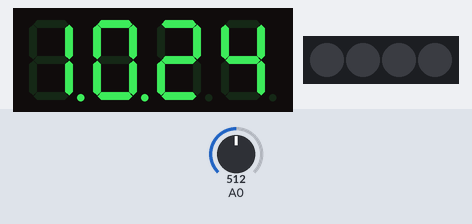
Bench run of a sketch on a simulated Arduino Uno, built with avr-gcc and run on an emulated ATmega328P. Parts: 4-digit seven-segment display, 4 RGB LEDs in strip order, left to right. Wiring (inferred from the names in the program): DS1307 clock at I2C address 0x68. The test bench sets the inputs (shaded band); at power-on: A0 = 512. The strip is taken to match the declared colour order; the local clock reads 2024-03-15 10:24:30 at power-on unless the sketch sets it.

Above: at 0.1 s.
At 90.1 s:
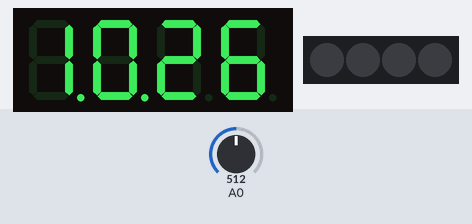

The sketch:

Gallery-Artifact-Code.ino
```cpp
//All code for clock & display comes from:
//http://blog.arduinosensors.nl/2016/11/05/arduino-real-time-clock-7-segment-display/
//All code for neopixel and potentiometer integration written by Amanda Sill

#include <Wire.h>
#include <SevSeg.h> //https://github.com/sparkfun/SevSeg/tree/master/src
#include <Adafruit_NeoPixel.h>

#define NUM_LEDS 4
#define PIN 1

#define DS1307_ADDRESS 0x68

//Create an instance
SevSeg display7seg;

Adafruit_NeoPixel strip = Adafruit_NeoPixel(NUM_LEDS, PIN, NEO_RGB + NEO_KHZ800);

uint16_t pval;

int valor = 0;

byte zero = 0x00;
unsigned long timer;
void setup() {
  Wire.begin();
  //Comment this line after you have set the date @ void TimeSelection() below
//   TimeSelection(); //Uncomment this line when your setting the time. Set time @ (line 66)

  //Change to COMMON_ANODE if you have a Common anode display.
  int displayType = COMMON_CATHODE;

  int digit1 = 10;
  int digit2 = 11;
  int digit3 = 12;
  int digit4 = 13;

  int segA = 2;
  int segB = 3;
  int segC = 4;
  int segD = 5;
  int segE = 6;
  int segF = 7;
  int segG = 8;
  int segDP= 9;

  int numberOfDigits = 4;

  //Initialize display
  display7seg.Begin(displayType, numberOfDigits, digit1, digit2, digit3, digit4, segA, segB, segC, segD, segE, segF, segG, segDP);

  //Set brightness
  display7seg.SetBrightness(100);
  timer = millis();

  strip.begin();
}

void loop() {
  char tempString[10]; //Used for sprintf
  Wire.beginTransmission(DS1307_ADDRESS);
  Wire.write(zero);
  Wire.endTransmission();
  Wire.requestFrom(DS1307_ADDRESS, 7);
  int seconds = ConvertToDecimal(Wire.read());
  int minutes = ConvertToDecimal(Wire.read());
  int hours = ConvertToDecimal(Wire.read() & 0b111111);
  sprintf(tempString, "%02d%02d", hours, minutes);
  display7seg.DisplayString(tempString, 3);
  pval = analogRead(A0);
  pval = map(pval, 0, 1023, 0, 255);

  switch(minutes) {
    case 00:
    turnOn(strip.Color(150,255,0), pval);
    break;
    default:
    turnOff(strip.Color(150,255,0));
    break;
  }
}

void TimeSelection() {
  //Select date and time here below!!(line 69,70,71)
  //after setting time also comment time TimeSelection() @ void setup

  byte seconds = 10; //Valores de 0 a 59
  byte minutes = 30; //Valores de 0 a 59
  byte hours = 16; //Valores de 0 a 23
  Wire.beginTransmission(DS1307_ADDRESS);
  Wire.write(zero); //Stop no CI para que o mesmo possa receber os dados

  //As linhas abaixo escrevem no CI os valores de
  //data e hora que foram colocados nas variaveis acima
  Wire.write(ConvertToPCD(seconds));
  Wire.write(ConvertToPCD(minutes));
  Wire.write(ConvertToPCD(hours));
  Wire.write(zero);
  Wire.endTransmission();
}

void turnOn(uint32_t c, uint16_t v) {
  for(uint16_t i=0; i<strip.numPixels()+4; i++) {
    strip.setPixelColor(i, c);
    strip.setBrightness(v);
    strip.show();
  }
}

void turnOff(uint32_t c) {
  for(uint16_t i=0; i<strip.numPixels()+4; i++) {
    strip.setPixelColor(i, 0);
    strip.setBrightness(0);
    strip.show();
  }
}

byte ConvertToPCD(byte val) {
  //Convert Decimal to binary
  return ( (val/10*16) + (val%10) );
}

byte ConvertToDecimal(byte val) {
  //Convert binary to decimal
  return ( (val/16*10) + (val%16) );
}
```
